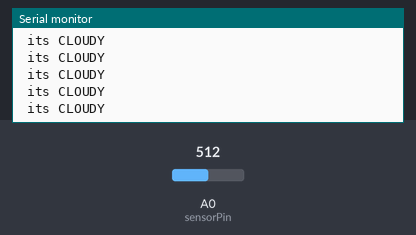
The sketch below on a simulated Arduino Uno, built with avr-gcc and run on an emulated ATmega328P. Parts: the last lines printed to the serial monitor. Inputs (shaded band) come from the test bench; at power-on: A0 (sensorPin) = 512.

Above: at 3.4 s.
3.5 s: A0 (sensorPin) set to 591
At 3.96 s:
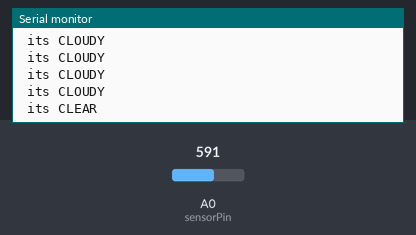
5.0 s: A0 (sensorPin) set to 559
At 5.16 s:
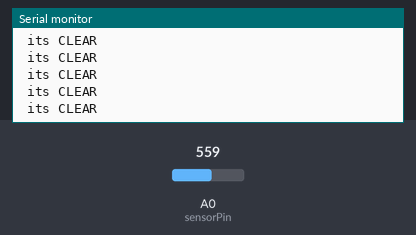

Measured:
- after the input at 3.5 s, the serial monitor: prints a new line after 0.31 s (image 1)

The sketch:

TRUBITY_2.ino
```cpp
int sensorPin = A0;
void setup(){
Serial.begin(115200);

}

void loop() {
  int sensorValue = analogRead(sensorPin);
  int turbidity = map(sensorValue, 0,640, 100, 0);


  delay(100);
  //lcd.setCursor(0, 0);
  //lcd.print("turbidity:");
  //lcd.print("   ");
  //lcd.setCursor(10, 0);
  //lcd.print(turbidity);
  delay(100);
  if (turbidity < 20) {

    digitalWrite(7, HIGH);
    digitalWrite(8, LOW);
    digitalWrite(9, LOW);


    Serial.println(" its CLEAR ");

    //lcd.setCursor(0, 1);
    //lcd.print(" its CLEAR ");
  }
  if ((turbidity > 10) && (turbidity < 50)) {

    digitalWrite(7, LOW);
    digitalWrite(8, HIGH);
    digitalWrite(9, LOW);

    Serial.println(" its CLOUDY ");


    //lcd.setCursor(0, 1);
    //lcd.print(" its CLOUDY ");


  }
  if (turbidity > 50) {

    digitalWrite(7, LOW);
    digitalWrite(8, LOW);
    digitalWrite(9, HIGH);

    Serial.println(" its DIRTY ");
    //lcd.setCursor(0, 1);
    //lcd.print(" its DIRTY ");


  }

}
```
